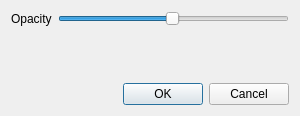
<?xml version="1.0" encoding="UTF-8"?>
<ui version="4.0">
 <class>CSettingsDialog</class>
 <widget class="QDialog" name="CSettingsDialog">
  <property name="geometry">
   <rect>
    <x>0</x>
    <y>0</y>
    <width>300</width>
    <height>116</height>
   </rect>
  </property>
  <property name="windowTitle">
   <string>Settings</string>
  </property>
  <layout class="QVBoxLayout" name="verticalLayout">
   <item>
    <layout class="QFormLayout" name="formLayout">
     <item row="0" column="0">
      <widget class="QLabel" name="label">
       <property name="text">
        <string>Opacity</string>
       </property>
      </widget>
     </item>
     <item row="0" column="1">
      <widget class="QSlider" name="horizontalSliderOpacity">
       <property name="minimum">
        <number>1</number>
       </property>
       <property name="maximum">
        <number>100</number>
       </property>
       <property name="value">
        <number>50</number>
       </property>
       <property name="orientation">
        <enum>Qt::Horizontal</enum>
       </property>
       <property name="invertedAppearance">
        <bool>false</bool>
       </property>
       <property name="invertedControls">
        <bool>false</bool>
       </property>
       <property name="tickPosition">
        <enum>QSlider::NoTicks</enum>
       </property>
       <property name="tickInterval">
        <number>1</number>
       </property>
      </widget>
     </item>
    </layout>
   </item>
   <item>
    <spacer name="verticalSpacer">
     <property name="orientation">
      <enum>Qt::Vertical</enum>
     </property>
     <property name="sizeHint" stdset="0">
      <size>
       <width>81</width>
       <height>19</height>
      </size>
     </property>
    </spacer>
   </item>
   <item>
    <widget class="QDialogButtonBox" name="buttonBox">
     <property name="orientation">
      <enum>Qt::Horizontal</enum>
     </property>
     <property name="standardButtons">
      <set>QDialogButtonBox::Cancel|QDialogButtonBox::Ok</set>
     </property>
     <property name="centerButtons">
      <bool>false</bool>
     </property>
    </widget>
   </item>
  </layout>
 </widget>
 <resources/>
 <connections>
  <connection>
   <sender>buttonBox</sender>
   <signal>accepted()</signal>
   <receiver>CSettingsDialog</receiver>
   <slot>accept()</slot>
   <hints>
    <hint type="sourcelabel">
     <x>248</x>
     <y>254</y>
    </hint>
    <hint type="destinationlabel">
     <x>157</x>
     <y>274</y>
    </hint>
   </hints>
  </connection>
  <connection>
   <sender>buttonBox</sender>
   <signal>rejected()</signal>
   <receiver>CSettingsDialog</receiver>
   <slot>reject()</slot>
   <hints>
    <hint type="sourcelabel">
     <x>316</x>
     <y>260</y>
    </hint>
    <hint type="destinationlabel">
     <x>286</x>
     <y>274</y>
    </hint>
   </hints>
  </connection>
 </connections>
</ui>
